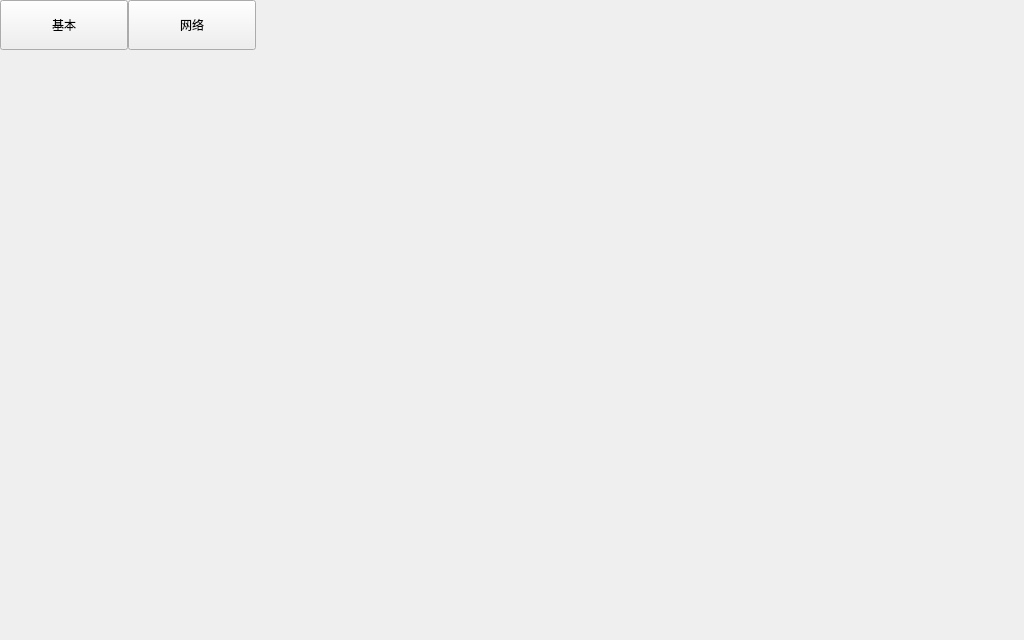
<?xml version="1.0" encoding="UTF-8"?>
<ui version="4.0">
 <class>FormMenuMac</class>
 <widget class="QWidget" name="FormMenuMac">
  <property name="geometry">
   <rect>
    <x>0</x>
    <y>0</y>
    <width>1024</width>
    <height>640</height>
   </rect>
  </property>
  <property name="windowTitle">
   <string>FormMenuMac</string>
  </property>
  <property name="styleSheet">
   <string notr="true">FormMenuMac {
background: gray;
}</string>
  </property>
  <widget class="QWidget" name="widget" native="true">
   <property name="geometry">
    <rect>
     <x>0</x>
     <y>0</y>
     <width>1024</width>
     <height>50</height>
    </rect>
   </property>
   <layout class="QHBoxLayout" name="horizontalLayout">
    <property name="spacing">
     <number>0</number>
    </property>
    <property name="leftMargin">
     <number>0</number>
    </property>
    <property name="topMargin">
     <number>0</number>
    </property>
    <property name="rightMargin">
     <number>0</number>
    </property>
    <property name="bottomMargin">
     <number>0</number>
    </property>
    <item>
     <widget class="QPushButton" name="pushButton">
      <property name="sizePolicy">
       <sizepolicy hsizetype="Fixed" vsizetype="Preferred">
        <horstretch>0</horstretch>
        <verstretch>0</verstretch>
       </sizepolicy>
      </property>
      <property name="minimumSize">
       <size>
        <width>128</width>
        <height>0</height>
       </size>
      </property>
      <property name="text">
       <string>基本</string>
      </property>
      <property name="checkable">
       <bool>true</bool>
      </property>
     </widget>
    </item>
    <item>
     <widget class="QPushButton" name="pushButton_2">
      <property name="sizePolicy">
       <sizepolicy hsizetype="Fixed" vsizetype="Preferred">
        <horstretch>0</horstretch>
        <verstretch>0</verstretch>
       </sizepolicy>
      </property>
      <property name="minimumSize">
       <size>
        <width>128</width>
        <height>0</height>
       </size>
      </property>
      <property name="text">
       <string>网络</string>
      </property>
      <property name="checkable">
       <bool>true</bool>
      </property>
     </widget>
    </item>
    <item>
     <spacer name="horizontalSpacer">
      <property name="orientation">
       <enum>Qt::Horizontal</enum>
      </property>
      <property name="sizeHint" stdset="0">
       <size>
        <width>40</width>
        <height>20</height>
       </size>
      </property>
     </spacer>
    </item>
   </layout>
  </widget>
  <widget class="QStackedWidget" name="page">
   <property name="geometry">
    <rect>
     <x>0</x>
     <y>50</y>
     <width>1024</width>
     <height>590</height>
    </rect>
   </property>
   <widget class="FormMenuMac1" name="page_1"/>
   <widget class="FormMenuMac2" name="page_2"/>
  </widget>
 </widget>
 <customwidgets>
  <customwidget>
   <class>FormMenuMac1</class>
   <extends>QWidget</extends>
   <header>FormMenuMac1.h</header>
   <container>1</container>
  </customwidget>
  <customwidget>
   <class>FormMenuMac2</class>
   <extends>QWidget</extends>
   <header>FormMenuMac2.h</header>
   <container>1</container>
  </customwidget>
 </customwidgets>
 <resources/>
 <connections/>
</ui>
